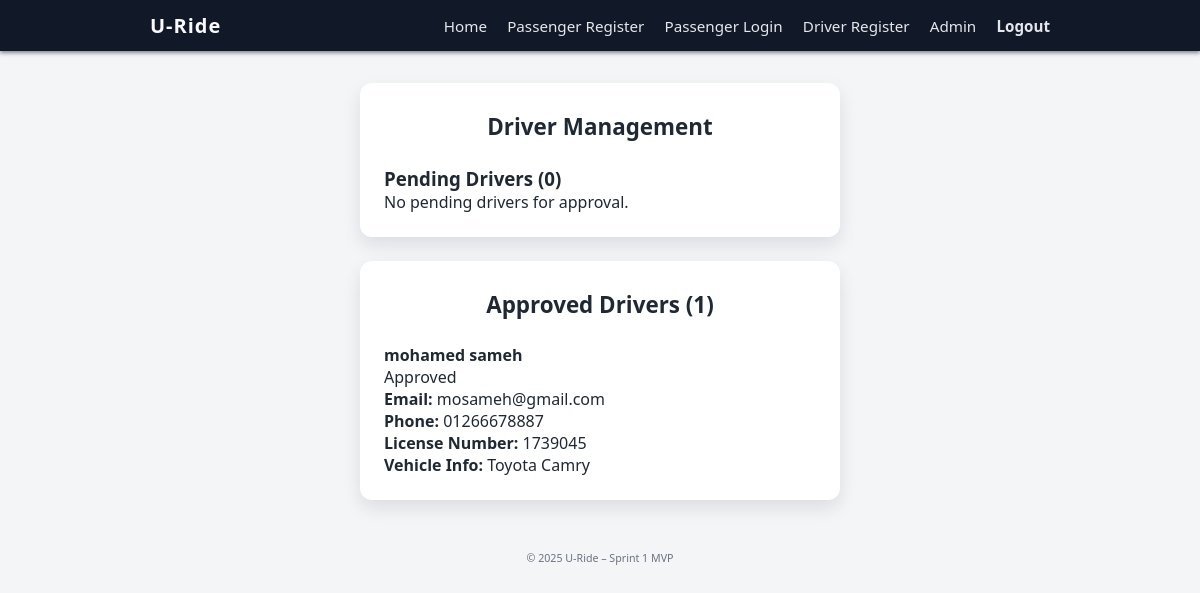
/admin/drivers (signed in), run on an earlier commit of the app's database.
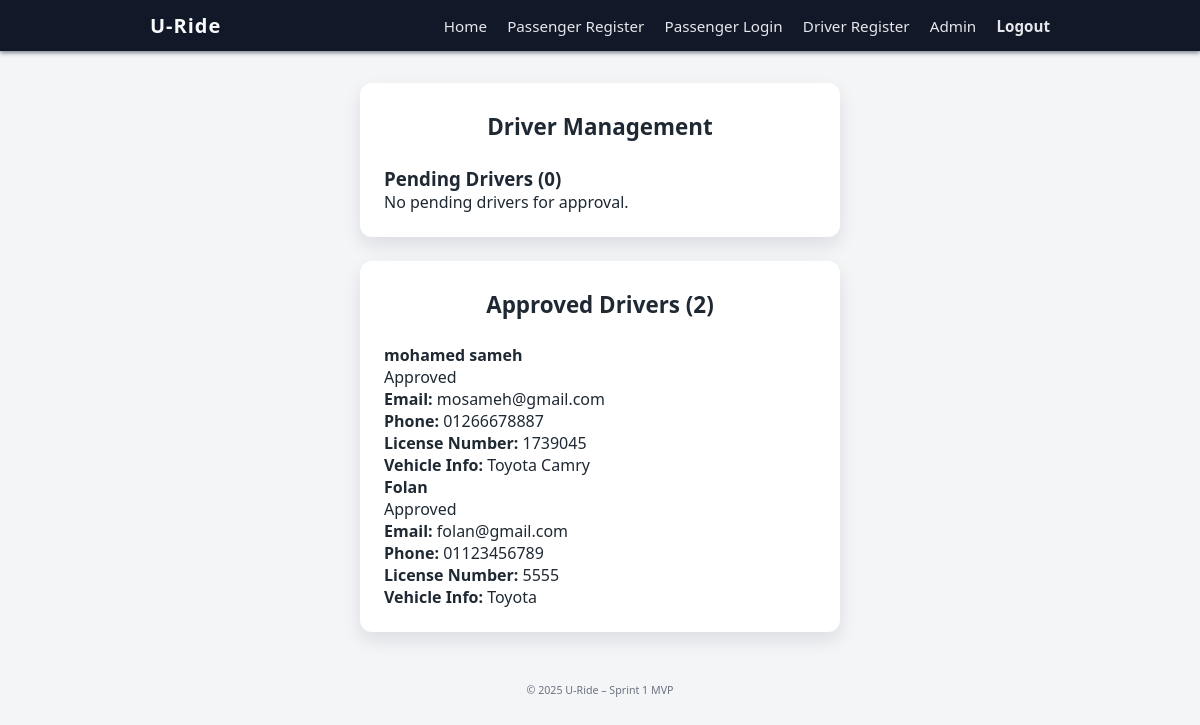
And on a later commit of the database.
### tables this page shows
CREATE TABLE drivers (
    id INTEGER PRIMARY KEY AUTOINCREMENT,
    user_id INTEGER NOT NULL,
    license_number TEXT,
    vehicle_info TEXT,
    id_doc_path TEXT,
    license_doc_path TEXT,
    vehicle_doc_path TEXT,
    verification_status TEXT NOT NULL DEFAULT 'pending'
        CHECK (verification_status IN ('pending', 'approved', 'rejected')),
    FOREIGN KEY(user_id) REFERENCES users(id)
);

CREATE TABLE users (
    id INTEGER PRIMARY KEY AUTOINCREMENT,
    name TEXT NOT NULL,
    email TEXT UNIQUE NOT NULL,
    phone TEXT UNIQUE NOT NULL,
    password_hash TEXT NOT NULL,
    role TEXT NOT NULL CHECK (role IN ('passenger', 'driver', 'admin'))
);

### app.py (the view)
@app.route("/admin/drivers", methods=["GET"])
def admin_drivers_list():
    if session.get("role") != "admin":
        return "Access denied. Admin privileges required.", 403
    conn = get_db()
    cursor = conn.cursor()
    cursor.execute("""
        SELECT d.id as driver_id, u.name, u.email, u.phone, d.license_number,
               d.vehicle_info, d.id_doc_path, d.license_doc_path, d.vehicle_doc_path,
               d.verification_status
        FROM drivers d
        JOIN users u ON d.user_id = u.id
        WHERE d.verification_status = 'pending'
    """)
    pending_drivers = cursor.fetchall()
    cursor.execute("""
        SELECT d.id as driver_id, u.name, u.email, u.phone, d.license_number,
               d.vehicle_info, d.verification_status
        FROM drivers d
        JOIN users u ON d.user_id = u.id
        WHERE d.verification_status = 'approved'
    """)
    approved_drivers = cursor.fetchall()
    cursor.execute("""
        SELECT d.id as driver_id, u.name, u.email, u.phone, d.license_number,
               d.vehicle_info, d.verification_status
        FROM drivers d
        JOIN users u ON d.user_id = u.id
        WHERE d.verification_status = 'rejected'
    """)
    rejected_drivers = cursor.fetchall()
    conn.close()
    return render_template("admin_drivers.html",
                           pending_drivers=pending_drivers,
                           approved_drivers=approved_drivers,
                           rejected_drivers=rejected_drivers)

### app.py (called while the page is built)
def get_db():
    conn = sqlite3.connect(DB_PATH)
    conn.row_factory = sqlite3.Row
    return conn

### templates/admin_drivers.html (shortened to what this page needs)
{% extends "base.html" %}
{% block content %}
<div class="card">
    <h2 class="card-title">Driver Management</h2>
    <h3>Pending Drivers ({{ pending_drivers|length }})</h3>
    {% if pending_drivers %}
        {% for driver in pending_drivers %}
            <div class="driver-card">
                <div class="driver-header">
                    <h4>{{ driver.name }}</h4>
                    <span class="badge badge-pending">Pending</span>
                </div>
                <div class="driver-details">
                    <p><strong>Email:</strong> {{ driver.email }}</p>
                    <p><strong>Phone:</strong> {{ driver.phone }}</p>
                    <p><strong>License Number:</strong> {{ driver.license_number }}</p>
                    <p><strong>Vehicle Info:</strong> {{ driver.vehicle_info }}</p>
                </div>
                <div class="documents">
                    <strong>Documents:</strong>
                    <ul>
                        <li><a href="{{ url_for('serve_uploaded_file', filename=driver.id_doc_path) }}" target="_blank">ID Document</a></li>
                        <li><a href="{{ url_for('serve_uploaded_file', filename=driver.license_doc_path) }}" target="_blank">License Document</a></li>
                        <li><a href="{{ url_for('serve_uploaded_file', filename=driver.vehicle_doc_path) }}" target="_blank">Vehicle Document</a></li>
                    </ul>
                </div>
                <div class="actions">
                    <form action="{{ url_for('admin_approve', driver_id=driver.driver_id) }}" method="POST">
                        <button type="submit" class="btn btn-approve">Approve</button>
                    </form>
                    <form action="{{ url_for('admin_reject', driver_id=driver.driver_id) }}" method="POST">
                        <button type="submit" class="btn btn-reject">Reject</button>
                    </form>
                </div>
            </div>
        {% endfor %}
    {% else %}
        <div class="empty-state">
            <p>No pending drivers for approval.</p>
        </div>
    {% endif %}
</div>
{% if approved_drivers %}
<div class="card" style="margin-top: 1.5rem;">
    <h3 class="card-title">Approved Drivers ({{ approved_drivers|length }})</h3>
    {% for driver in approved_drivers %}
        <div class="driver-card">
            <div class="driver-header">
                <h4>{{ driver.name }}</h4>
                <span class="badge badge-approved">Approved</span>
            </div>
            <div class="driver-details">
                <p><strong>Email:</strong> {{ driver.email }}</p>
                <p><strong>Phone:</strong> {{ driver.phone }}</p>
                <p><strong>License Number:</strong> {{ driver.license_number }}</p>
                <p><strong>Vehicle Info:</strong> {{ driver.vehicle_info }}</p>
            </div>
        </div>
    {% endfor %}
</div>
{% endif %}
{% endblock %}

### templates/base.html (shortened to what this page needs)
<!DOCTYPE html>
<html lang="en">
<head>
    <link rel="stylesheet" href="{{ url_for('static', filename='style.css') }}">
</head>
<body>
    <nav class="navbar">
        <div class="navbar-content">
            <div class="logo">
                U-Ride
            </div>
            <div class="nav-links">
                <a href="{{ url_for('home') }}">Home</a>
                <a href="{{ url_for('passenger_register_page') }}">Passenger Register</a>
                <a href="{{ url_for('passenger_login_page') }}">Passenger Login</a>
                <a href="/driver/register">Driver Register</a>
                <a href="/admin/drivers">Admin</a>
                {% if session.get('user_id') %}
                    <a href="{{ url_for('logout') }}" class="logout-link">Logout</a>
                {% endif %}
            </div>
        </div>
    </nav>
    <main class="page">
        <section class="content">
            {% block content %}{% endblock %}
        </section>
    </main>
    <footer class="footer">
        <small>© 2025 U-Ride – Sprint 1 MVP</small>
    </footer>
</body>
</html>

### static/style.css (style rules this page uses)
* { box-sizing: border-box; margin: 0; padding: 0; }
body { font-family: system-ui, -apple-system, BlinkMacSystemFont, "Segoe UI", sans-serif; background: #f4f5f7; color: #1f2933; }
.navbar { background: #111827; color: #f9fafb; padding: 0.75rem 1.5rem; box-shadow: 0 2px 4px rgba(15, 23, 42, 0.5); }
.navbar-content { max-width: 900px; margin: 0 auto; display: flex; align-items: center; justify-content: space-between; }
.logo { font-weight: 700; font-size: 1.25rem; letter-spacing: 0.05em; }
.nav-links a { color: #e5e7eb; text-decoration: none; margin-left: 1rem; font-size: 0.95rem; }
.logout-link { font-weight: 600; }
.page { display: flex; justify-content: center; padding: 2rem 1rem; }
.content { width: 100%; max-width: 480px; }
.card { background: #ffffff; border-radius: 0.75rem; padding: 1.75rem 1.5rem 1.5rem; box-shadow: 0 8px 18px rgba(15, 23, 42, 0.1); }
.card-title { margin-bottom: 1.5rem; font-size: 1.4rem; font-weight: 600; text-align: center; }
.footer { text-align: center; padding: 1rem 0; font-size: 0.8rem; color: #6b7280; }

What changed in the data, as far as the page shows it:
added drivers: name "Folan", email "folan@gmail.com", phone "01123456789", license_number "5555", vehicle_info "Toyota"
Also different on the page:
{{ approved_drivers|length }}: "1" → "2"
